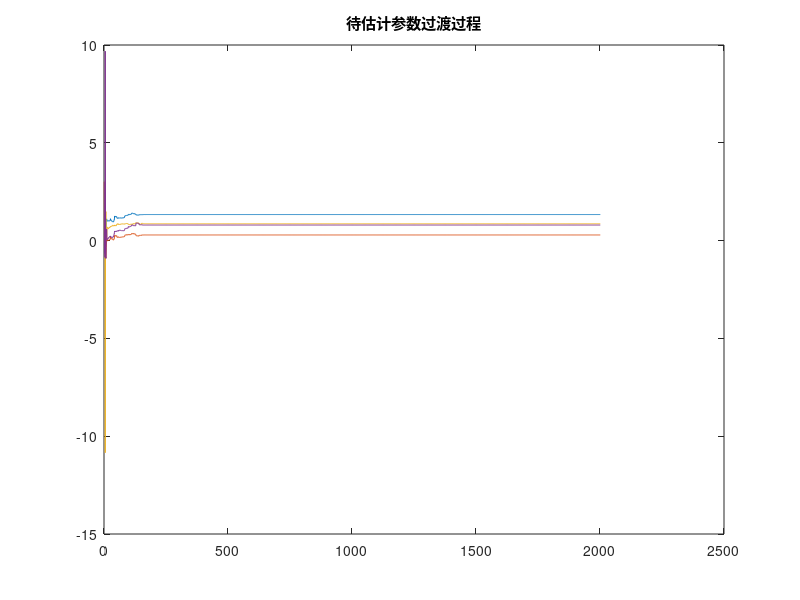
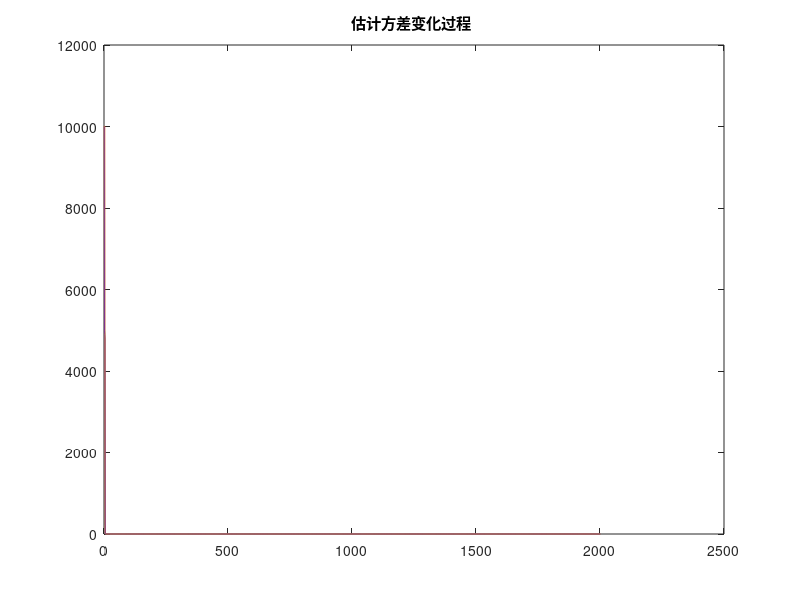

Write MATLAB code to recreate these figures, in order.
%反馈调节器u(k）=0.33y(k)+0.033y(k-1)-0.4y(k-2)有非零反馈干扰
%----------------仿真系统模型：y(k)+1.4y(k-1)+0.45y(k-2)=u(k-1)+0.7u(k-1)+e(k)----------------%
%----------------具有渐消记忆的最小二乘递推算法---------------------%
clc;
clear all;
%-----------生成两列不相关的白噪声-----------------%
e1=randn(1,2000);
e2=randn(1,2000);
%-----------产生输入输出数据-----------%
u=zeros(2002,1);
y=zeros(2002,1);
u(1)=1;
u(2)=1;
y(1)=0;
y(2)=0;  %取初值
for i=3:2002
     u(i)=0.33*y(i)+0.033*y(i-1)-0.4*y(i-2)+e2(i-2);
     y(i)=u(i-1)+0.7*u(i-2)-1.4*y(i-1)-0.45*y(i-2)+e1(i-2);
end
%-----------最小二乘递推2000步算法-----------%
p=1-1/2000;  %p为遗忘因子
Pn=10^4*eye(4);
W=zeros(4,2001);  %W为系统参数组成矩阵
W(:,1)=[3;3;3;3];
D=zeros(4,2001);
D(:,1)=[Pn(1,1),Pn(2,2),Pn(3,3),Pn(4,4)];
K=zeros(4,2000);  %增益矩阵
K(:,1)=[10;10;10;10];  %初值
%-----------开始递推-----------%
for i=3:2002
    h=[-y(i-1);-y(i-2);u(i-1);u(i-2)];
    K=Pn*h*inv(h'*Pn*h+1);
    W(:,i-1)=W(:,i-2)+K*(y(i)-h'*W(:,i-2));
    Pn=(1/p)*(eye(4)-K*h')*Pn;
    D(:,i-1)=[Pn(1,1),Pn(2,2),Pn(3,3),Pn(4,4)];
end
%-----------输出辨识的参数结果-----------%
a1=W(1,2000)
a2=W(2,2000)
a3=W(3,2000)
a4=W(4,2000)
i=1:2001;
figure(1)
plot(i,W(1,:),i,W(2,:),i,W(3,:),i,W(4,:))
title('待估计参数过渡过程')
figure(2)
plot(i,D(1,:),i,D(2,:),i,D(3,:),i,D(4,:))
title('估计方差变化过程 ')
